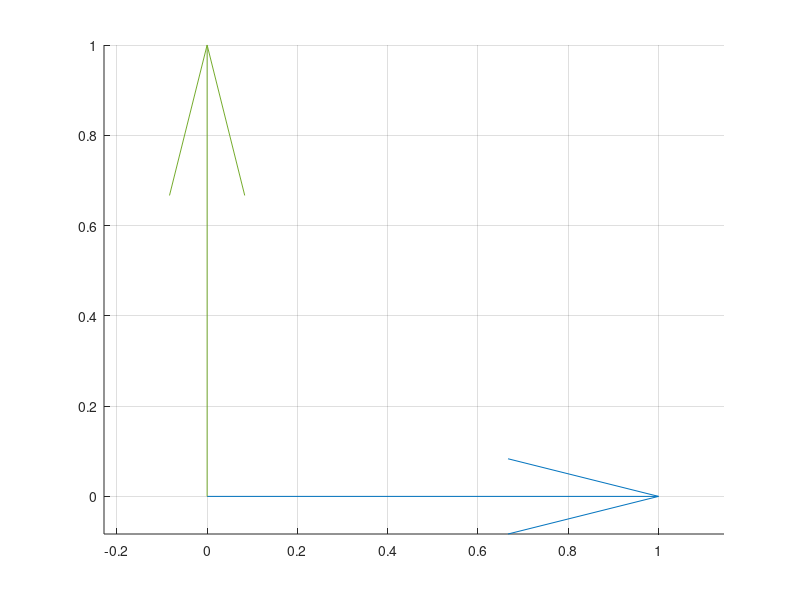

Here is the MATLAB script that generated this plot: (Note: this script raises an error after producing the figure.)
%%%%%%%%%%%%%%%%%%%%%%%%%%%%%%%%%%CREDITS%%%%%%%%%%%%%%%%%%%%%%%%%%%%%%%
%
%   ADC 01 Exercise
%   Written by: Casper Versteeg
%   Duke University
%   2021/01/22
%
%%%%%%%%%%%%%%%%%%%%%%%%%%%%%%%%%%CREDITS%%%%%%%%%%%%%%%%%%%%%%%%%%%%%%%
clear all; close all; clc;
%%%%%%%%%%%%%%%%%%%%%%%%%%%%INITIALIZE VARIABLES%%%%%%%%%%%%%%%%%%%%%%%%

R   = 0.7;
r   = 0.2;

iht = [1; 0; 0];
jht = [0; 1; 0];
kht = [0; 0; 1];

Rx   = @(t) [1 0 0; 0 cos(t) -sin(t); 0 sin(t) cos(t)];
Ry   = @(t) [cos(t) 0 sin(t); 0 1 0; -sin(t) 0 cos(t)];
Rz   = @(t) [cos(t) -sin(t) 0; sin(t) cos(t) 0; 0 0 1];

t1   = 0:1e-1:pi/3;
t2   = 0:1e-1:pi/3;
t3   = 0:1e-1:pi/4;

%%%%%%%%%%%%%%%%%%%%%%%%%%%%%%END INITIALIZE%%%%%%%%%%%%%%%%%%%%%%%%%%%%

F = figure;
ax = axes(F); grid(ax, 'on'); hold(ax, 'on'); axis(ax, 'equal');

Iht = quiver3(ax, 0, 0, 0, iht(1), iht(2), iht(3), 0);
Jht = quiver3(ax, 0, 0, 0, jht(1), jht(2), jht(3), 0);
Kht = quiver3(ax, 0, 0, 0, kht(1), kht(2), kht(3), 0);

Iht.LineWidth = 1.5; Iht.MaxHeadSize = 0.3; Iht.Color = 'red'; 
Jht.LineWidth = 1.5; Jht.MaxHeadSize = 0.3; Jht.Color = 'blue'; 
Kht.LineWidth = 1.5; Kht.MaxHeadSize = 0.3; Kht.Color = 'green'; 

an_x = text(1, 0, 0, '$x$','interpreter','latex',...
    'VerticalAlignment','bottom','HorizontalAlignment','right');
an_y = text(0, 1, 0, '$y$','interpreter','latex');
an_z = text(0, 0, 1, '$z$','interpreter','latex');
ax.XLim = [-1.1 1.1]; ax.YLim = [-1.1 1.1]; ax.ZLim = [-1.1 1.1];
ax.ColorOrderIndex = 1;
ax.TickLabelInterpreter = 'latex';
view(130, 30);

V = quiver3(0, 0, 0, 0, 0, 0, 0);
for i = 1:length(t1)
    vx = Rx(t1(i))*iht; vy = Rx(t1(i))*jht; vz = Rx(t1(i))*kht; 
    [Iht.UData, Iht.VData, Iht.WData] = deal(vx(1), vx(2), vx(3));
    [Jht.UData, Jht.VData, Jht.WData] = deal(vy(1), vy(2), vy(3));
    [Kht.UData, Kht.VData, Kht.WData] = deal(vz(1), vz(2), vz(3));
    an_x.Position = vx;
    an_y.Position = vy;
    an_z.Position = vz;
    drawnow;
end

for i = 1:length(t2)
    wx = Rz(t2(i))*vx; wy = Rz(t2(i))*vy; wz = Rz(t2(i))*vz; 
    Iht.UData = wx(1);
    Iht.VData = wx(2);
    Iht.WData = wx(3);
    Jht.UData = wy(1);
    Jht.VData = wy(2);
    Jht.WData = wy(3);
    Kht.UData = wz(1);
    Kht.VData = wz(2);
    Kht.WData = wz(3);
    drawnow;
end

for i = 1:length(t3)
    ux = Ry(t3(i))*wx; uy = Ry(t3(i))*wy; uz = Ry(t3(i))*wz; 
    Iht.UData = ux(1);
    Iht.VData = ux(2);
    Iht.WData = ux(3);
    Jht.UData = uy(1);
    Jht.VData = uy(2);
    Jht.WData = uy(3);
    Kht.UData = uz(1);
    Kht.VData = uz(2);
    Kht.WData = uz(3);
    drawnow;
end